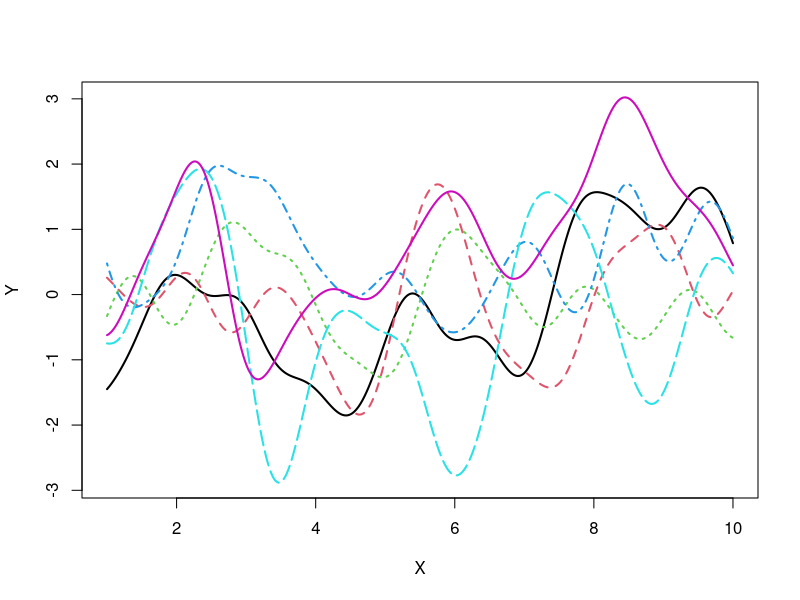
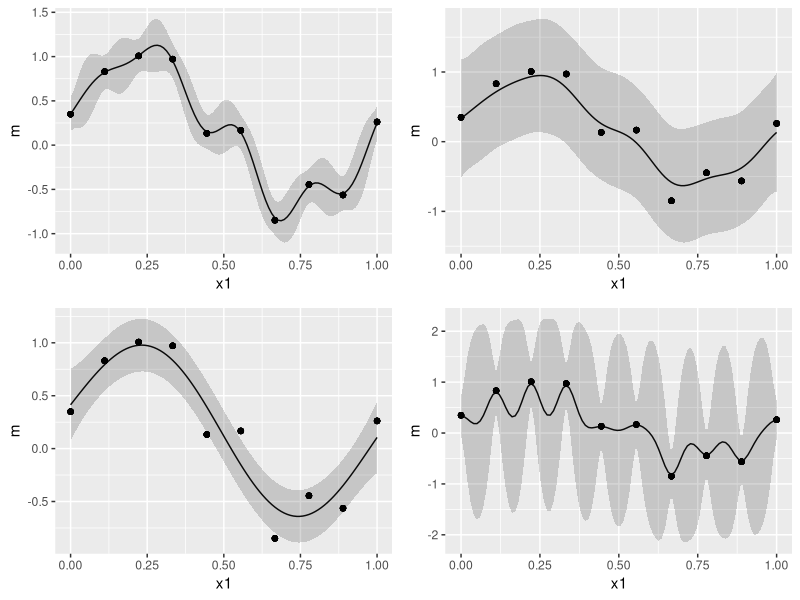
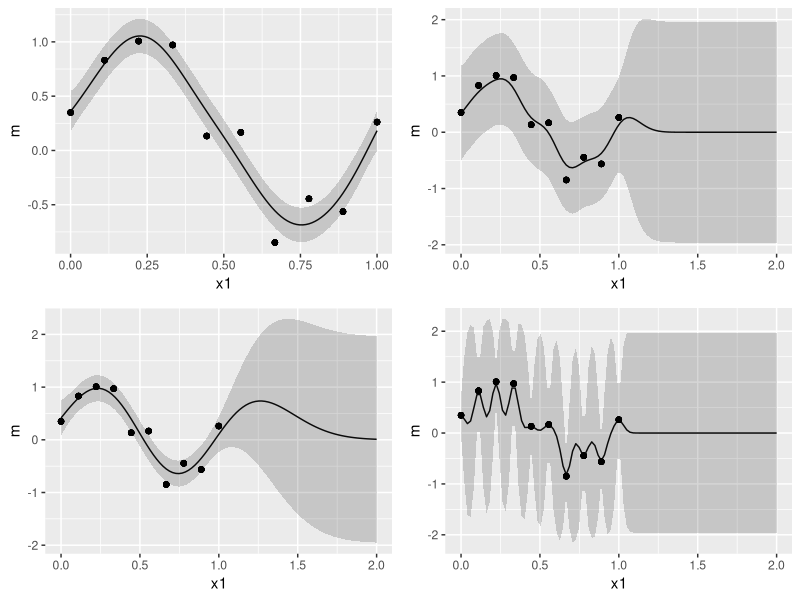

Reproduce these figures in R, in order.
## ---- chunk 1
def.source.hook  <- knitr::knit_hooks$get("source")
knitr::knit_hooks$set(source = function(x, options) {
  x <- def.source.hook(x, options)
  x <- ifelse(!is.null(options$linestretch), 
              paste0("\\linespread{", options$linestretch,"}\n", x, "\n\n\\linespread{", lstr,"}"), 
              x)
  ifelse(!is.null(options$size), 
         paste0("\\", options$size,"\n\n", x, "\n\n \\normalsize"), 
         x)
})
knitr::opts_chunk$set(warning = FALSE)
knitr::opts_chunk$set(message = FALSE)
## ---- chunk 2
# Define Kernel function
Kernel_Mat <- function(X,sigma,beta){
  N <- NROW(X)
  K <- matrix(0,N,N)
  for (i in 1:N) {
    for (k in 1:N) {
      if(i==k) kdelta = 1 else kdelta = 0
      K[i,k] <- K[k,i] <- exp(-t(X[i,]-X[k,])%*%(X[i,]-X[k,])/(2*sigma^2)) + beta^{-1}*kdelta
    }
  }
  return(K)
}

N <- 10 # max value of X
M <- 1000 # sample size
X <- matrix(seq(1,N,length=M),M,1) # create X
testK <- Kernel_Mat(X,0.5,1e+18) # calc kernel matrix

library(MASS)

P <- 6 # num of sample path
Y <- matrix(0,M,P) # define Y

for(i in 1:P){
  Y[,i] <- mvrnorm(n=1,rep(0,M),testK) # sample Y
}

# Plot
matplot(x=X,y=Y,type = "l",lwd = 2)

## ---- chunk 3
library(ggplot2)
library(grid)

# 1.Gaussian Process Regression

# PRML's synthetic data set
curve_fitting <- data.frame(
  x=c(0.000000,0.111111,0.222222,0.333333,0.444444,0.555556,0.666667,0.777778,0.888889,1.000000),
  t=c(0.349486,0.830839,1.007332,0.971507,0.133066,0.166823,-0.848307,-0.445686,-0.563567,0.261502))

f <- function(beta, sigma, xmin, xmax, input, train) {
  kernel <- function(x1, x2) exp(-(x1-x2)^2/(2*sigma^2)); # define Kernel function
  K <- outer(input, input, kernel); # calc gram matrix
  C_N <- K + diag(length(input))/beta
  m <- function(x) (outer(x, input, kernel) %*% solve(C_N) %*% train) # coditiona mean 
  m_sig <- function(x)(kernel(x,x) - diag(outer(x, input, kernel) %*% solve(C_N) %*% t(outer(x, input, kernel)))) #conditional variance
  x <- seq(xmin,xmax,length=100)
  output <- ggplot(data.frame(x1=x,m=m(x),sig1=m(x)+1.96*sqrt(m_sig(x)),sig2=m(x)-1.96*sqrt(m_sig(x)),
                              tx=input,ty=train),
                   aes(x=x1,y=m)) + 
    geom_line() +
    geom_ribbon(aes(ymin=sig1,ymax=sig2),alpha=0.2) +
    geom_point(aes(x=tx,y=ty))
  return(output)
}

grid.newpage() # make a palet
pushViewport(viewport(layout=grid.layout(2, 2))) # divide the palet into 2 by 2
print(f(100,0.1,0,1,curve_fitting$x,curve_fitting$t), vp=viewport(layout.pos.row=1, layout.pos.col=1))
print(f(4,0.10,0,1,curve_fitting$x,curve_fitting$t), vp=viewport(layout.pos.row=1, layout.pos.col=2))
print(f(25,0.30,0,1,curve_fitting$x,curve_fitting$t), vp=viewport(layout.pos.row=2, layout.pos.col=1))
print(f(25,0.030,0,1,curve_fitting$x,curve_fitting$t), vp=viewport(layout.pos.row=2, layout.pos.col=2)) 
## ---- chunk 4
grid.newpage() # make a palet
pushViewport(viewport(layout=grid.layout(2, 2))) # divide the palet into 2 by 2
print(f(100,0.1,0,2,curve_fitting$x,curve_fitting$t), vp=viewport(layout.pos.row=1, layout.pos.col=1)) 
print(f(4,0.10,0,2,curve_fitting$x,curve_fitting$t), vp=viewport(layout.pos.row=1, layout.pos.col=2)) 
print(f(25,0.30,0,2,curve_fitting$x,curve_fitting$t), vp=viewport(layout.pos.row=2, layout.pos.col=1))
print(f(25,0.030,0,2,curve_fitting$x,curve_fitting$t), vp=viewport(layout.pos.row=2, layout.pos.col=2)) 

## ---- chunk 5

g <- function(xmin, xmax, input, train){
  # initial value
  beta = 100
  b = 1
  a = 1
  learning_rate = 0.1
  itermax <- 1000
  if (class(input) == "numeric"){
    N <- length(input)
  } else
  {
    N <- NROW(input)
  }
  kernel <- function(x1, x2) a*exp(-0.5*b*(x1-x2)^2); # define kernel
  derivative_a <- function(x1,x2) exp(-0.5*b*(x1-x2)^2)
  derivative_b <- function(x1,x2) -0.5*a*(x1-x2)^2*exp(-0.5*b*(x1-x2)^2)
  dloglik_a <- function(C_N,y,x1,x2) {
    -sum(diag(solve(C_N)%*%outer(input, input, derivative_a)))+t(y)%*%solve(C_N)%*%outer(input, input, derivative_a)%*%solve(C_N)%*%y 
  }
  dloglik_b <- function(C_N,y,x1,x2) {
    -sum(diag(solve(C_N)%*%outer(input, input, derivative_b)))+t(y)%*%solve(C_N)%*%outer(input, input, derivative_b)%*%solve(C_N)%*%y 
  }
  # loglikelihood function
  likelihood <- function(b,a,x,y){
    kernel <- function(x1, x2) a*exp(-0.5*b*(x1-x2)^2)
    K <- outer(x, x, kernel)
    C_N <- K + diag(N)/beta
    itermax <- 1000
    l <- -1/2*log(det(C_N)) - N/2*(2*pi) - 1/2*t(y)%*%solve(C_N)%*%y
    return(l)
  }
  K <- outer(input, input, kernel) 
  C_N <- K + diag(N)/beta
  for (i in 1:itermax){
    kernel <- function(x1, x2) a*exp(-b*(x1-x2)^2)
    derivative_b <- function(x1,x2) -0.5*a*(x1-x2)^2*exp(-0.5*b*(x1-x2)^2)
    dloglik_b <- function(C_N,y,x1,x2) {
      -sum(diag(solve(C_N)%*%outer(input, input, derivative_b)))+t(y)%*%solve(C_N)%*%outer(input, input, derivative_b)%*%solve(C_N)%*%y 
    }
    K <- outer(input, input, kernel) # calc gram matrix
    C_N <- K + diag(N)/beta
    l <- 0
    if(abs(l-likelihood(b,a,input,train))<0.0001&i>2){
      break
    }else{
      a <- as.numeric(a + learning_rate*dloglik_a(C_N,train,input,input))
      b <- as.numeric(b + learning_rate*dloglik_b(C_N,train,input,input))
    }
    l <- likelihood(b,a,input,train)
  }
  K <- outer(input, input, kernel)
  C_N <- K + diag(length(input))/beta
  m <- function(x) (outer(x, input, kernel) %*% solve(C_N) %*% train)  
  m_sig <- function(x)(kernel(x,x) - diag(outer(x, input, kernel) %*% solve(C_N) %*% t(outer(x, input, kernel))))
  x <- seq(xmin,xmax,length=100)
  output <- ggplot(data.frame(x1=x,m=m(x),sig1=m(x)+1.96*sqrt(m_sig(x)),sig2=m(x)-1.96*sqrt(m_sig(x)),
                              tx=input,ty=train),
                   aes(x=x1,y=m)) + 
    geom_line() +
    geom_ribbon(aes(ymin=sig1,ymax=sig2),alpha=0.2) +
    geom_point(aes(x=tx,y=ty))
  return(output)
}

print(g(0,1,curve_fitting$x,curve_fitting$t), vp=viewport(layout.pos.row=1, layout.pos.col=1))


